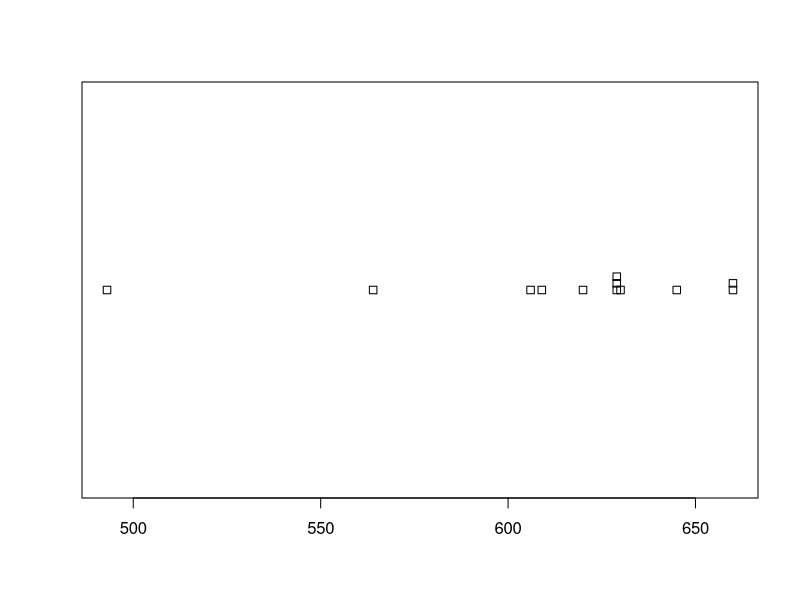
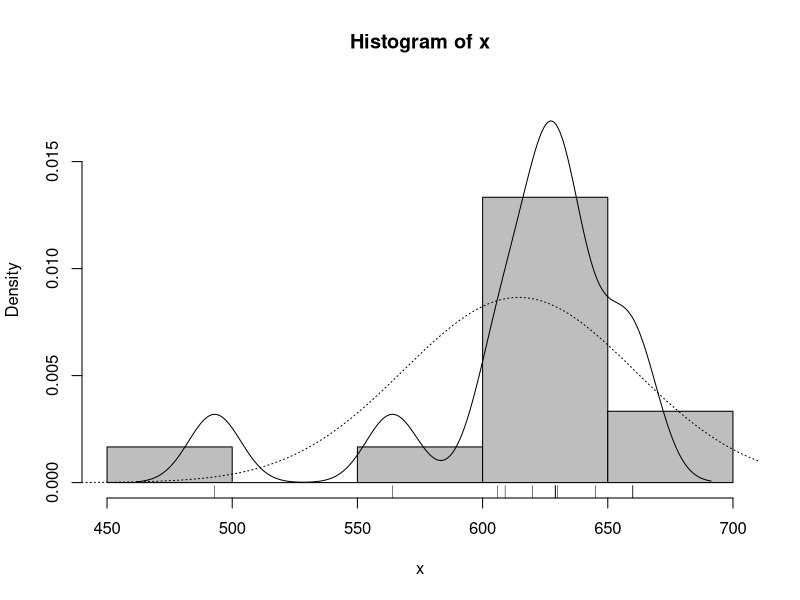
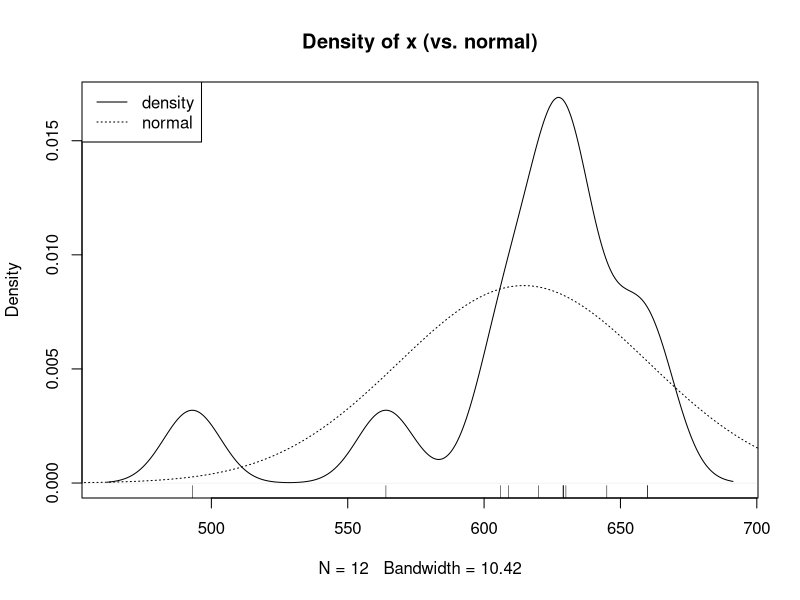
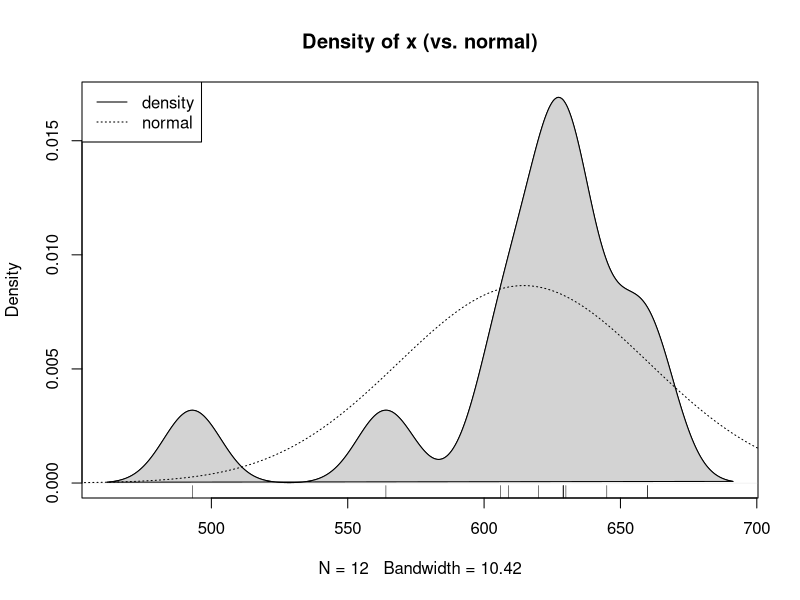
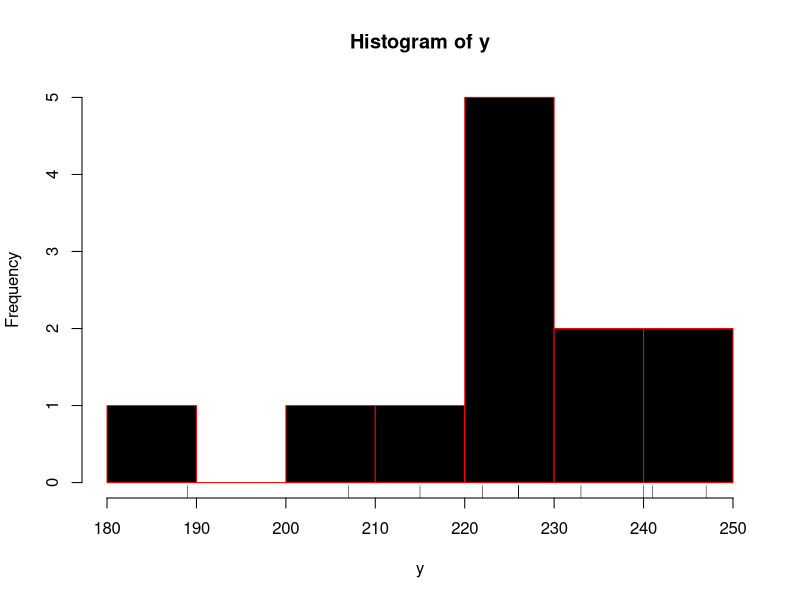
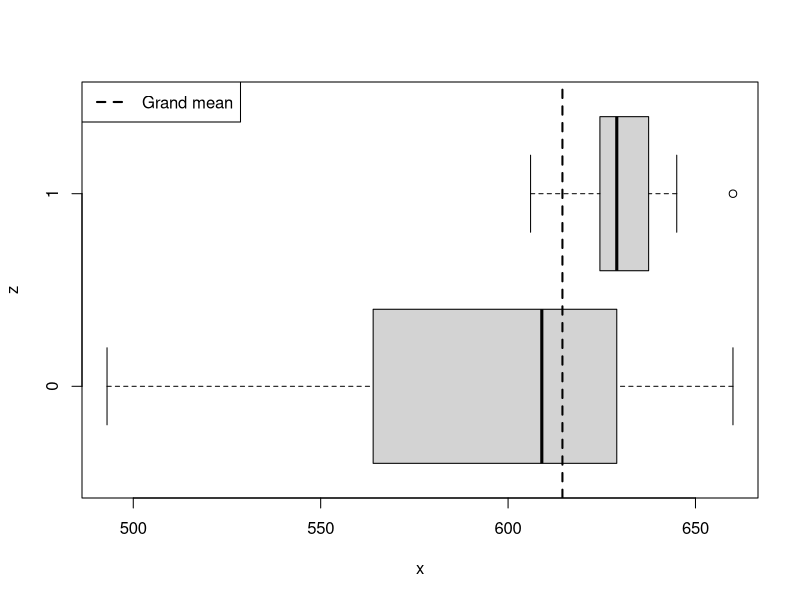

Here is the R script that generated these plots, in order:
x<-c(609, 629, 620, 564, 645, 493, 606, 629, 660, 630, 660, 629)
y<-c(241, 222, 233, 207, 247, 189, 226, 240, 226, 215, 226, 226)
z<-c(0, 1, 1, 0, 1, 0, 1, 1, 1, 1, 0, 0)
stripchart(x, method="stack")
hist(x, col="gray", freq=F, ylim=c(0,0.018))
rug(x)
lines(density(sort(x)), col="black")
xx <-seq(from=400, to=750, by=1)
yy <- dnorm(xx, mean(x), sd(x))
lines(xx,yy, lty="dotted")

plot(density(sort(x)), fill=T, col="black", main="Density of x (vs. normal)")
rug(x)
xx <-seq(from=400, to=750, by=1)
yy <- dnorm(xx, mean(x), sd(x))
lines(xx,yy, lty="dotted")
legend("topleft",legend=c("density", "normal"), lty=c("solid", "dotted"))


d <- density(x)
plot(d, col="black", main="Density of x (vs. normal)")
polygon(d, col="light gray")
rug(x)
xx <-seq(from=400, to=750, by=1)
yy <- dnorm(xx, mean(x), sd(x))
lines(xx,yy, lty="dotted")
legend("topleft",legend=c("density", "normal"), lty=c("solid", "dotted"))

hist(y, col=1, border="red")
rug(y)

boxplot(x~z, horizontal=T)
abline(v=mean(x), lty=2, lwd=2)
legend("topleft",legend="Grand mean", lty=2, lwd=2)

